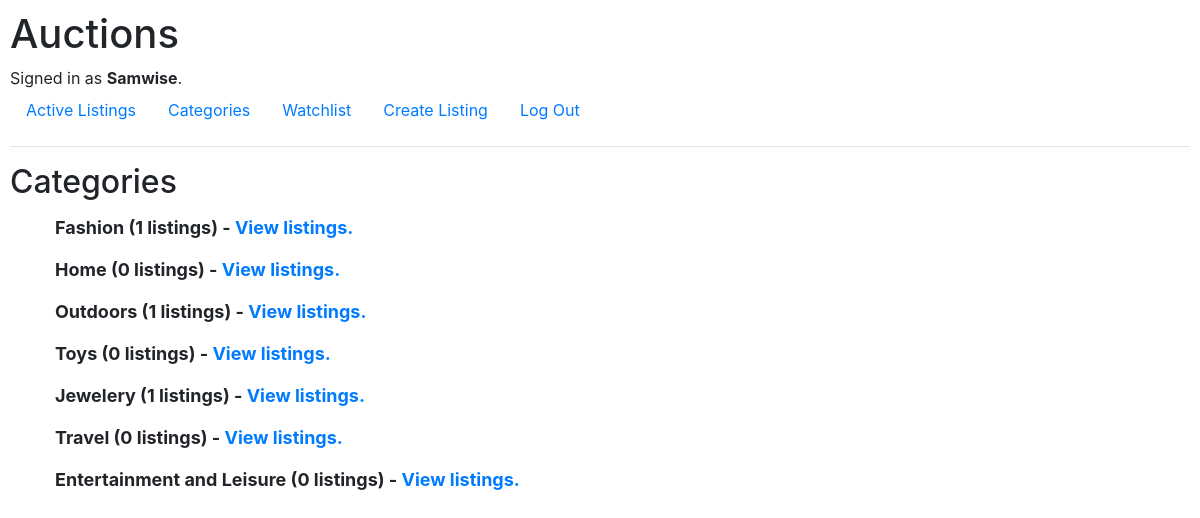
Page /categories (signed in) on the committed database.
### auctions/models.py (models this page shows)
class User(AbstractUser):
    pass

class Category(models.Model):
    name = models.CharField(max_length=32, default="Other")
    def __str__(self):
        return f"{self.name}"

### auctions/views.py (the view)
# urls.py: path("categories", views.categories, name="categories"),
def categories(request):
    categories = Category.objects.all()
    return render(request, "auctions/categories.html", {
        "categories": categories
        })

### auctions/templates/auctions/categories.html (shortened to what this page needs)
{% extends "auctions/layout.html" %}
{% block body %}
<h2>Categories</h2>
<ul class="categories">
	{% for category in categories %}
	<li class="category-item">
		{{category}} ({{category.listings.count}} listings) - <a href="{% url 'category' category.name %}">View listings.</a>
	</li>
	{% endfor %}
</ul>
{% endblock %}

### auctions/templates/auctions/layout.html (shortened to what this page needs)
{% load static %}
<!DOCTYPE html>
<html lang="en">
    <head>
        <link rel="stylesheet" href="https://stackpath.bootstrapcdn.com/bootstrap/4.4.1/css/bootstrap.min.css">
        <link href="{% static 'auctions/styles.css' %}" rel="stylesheet">
    </head>
    <body>
        <h1>Auctions</h1>
        <div>
            {% if user.is_authenticated %}
                Signed in as <strong>{{ user.username }}</strong>.
            {% else %}
                Not signed in.
            {% endif %}
        </div>
        <ul class="nav">
            <li class="nav-item">
                <a class="nav-link" href="{% url 'index' %}">Active Listings</a>
            </li>
			<li class="nav-item">
				<a class="nav-link" href="{% url 'categories' %}">Categories</a>
			</li>
            {% if user.is_authenticated %}
				<li>
					<a class="nav-link" href="{% url 'watchlist' %}">Watchlist</a>
				</li>
                <li class="nav-item">
					<a class="nav-link" href="{% url 'new_listing' %}">Create Listing</a>
				</li>
				<li class="nav-item">
                    <a class="nav-link" href="{% url 'logout' %}">Log Out</a>
                </li>
            {% endif %}
        </ul>
        <hr>
        {% block body %}
        {% endblock %}
    </body>
</html>

### auctions/static/auctions/styles.css (style rules this page uses)
body { padding: 10px; }
.categories { list-style-type: none; }
.category-item { font-size: 18px; font-weight: bold; padding: 5px; margin-top: 5px; }

### rows in the picture
User: username "Samwise"
Category: name "Fashion", listings.count "1"
Category: name "Home", listings.count "0"
Category: name "Outdoors", listings.count "1"
Category: name "Toys", listings.count "0"
Category: name "Jewelery", listings.count "1"
Category: name "Travel", listings.count "0"
Category: name "Entertainment and Leisure", listings.count "0"
